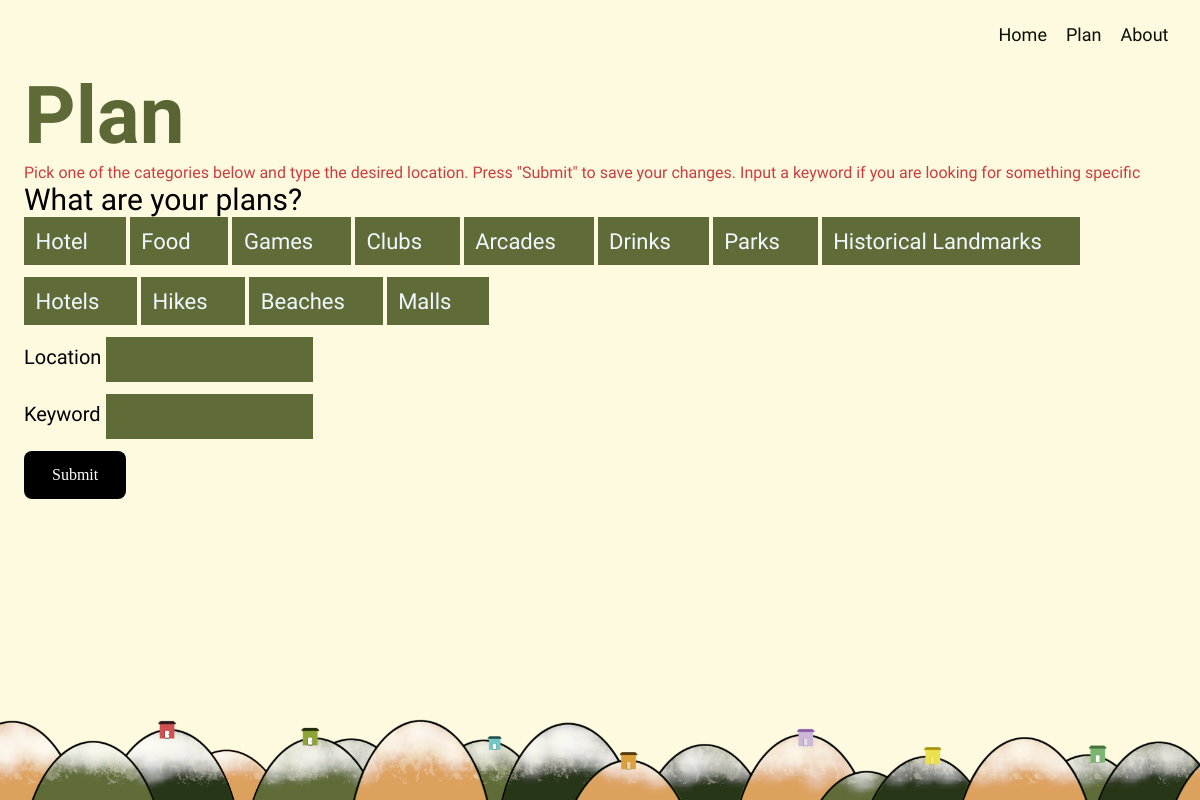
The page /coffee on the database its author committed.
### getdist/models.py (models this page shows, shortened)
class Question(models.Model):
    question = models.CharField(max_length=1000)
    style = models.CharField(max_length=1000, default="_")
    previous = models.BooleanField(default=False)
    ty = models.ManyToManyField(TypesOfPlaces)

class TypesOfPlaces(models.Model):
    name = models.CharField(max_length=300)

### ourcoffeetime/views.py (the view)
# urls.py: path('coffee', views.collect_view, name="coffee"),
def collect_view(request):
    if request.method == 'POST':
        q = Question.objects.all()
        for i in q:
            if(i.previous == True):
                p = i
        search = get_object_or_404(SearchServices)
        types = TypesOfPlaces.objects.all()
        selection = request.POST.get('Output')
        keyword = request.POST.get('keyword', default="")
        k = request.POST.get('textfield', None)
        location = None
        if not k==None:
            location = k
        if location:
            print("location " + location)
            search.location = location
            search.save()
        if selection:
            search.places = selection
            search.save()
        print(selection)
        print("searches " + search.location)
        if(selection=="Drinks"):
            for i in q:
                if(i.style == "drinks"):
                    p = i
                else:
                    i.previous = False
                    i.save()
            p.previous = True
            p.save()
            search = get_object_or_404(SearchServices)
            print(search.location)
            search.location = location
            if keyword:
                search.places = keyword
            else:
                search.places = selection
            search.save()
            print(p.question)
            return render(request, "collect.html", context = {
                'question':p,
                'show':True,
                'types': p.ty.all,
                'loc': False
            })
        if(selection=="Food"):
            for i in q:
                if(i.style == "food"):
                    p = i
                else:
                    i.previous = False
                    i.save()
            p.previous = True
            p.save()
            search = get_object_or_404(SearchServices)
            try:
                search.location = location
                if keyword:
                    search.places = keyword
                else:
                    search.places = selection
                search.save()
            except IntegrityError:
                search.location = "_"
                search.places = "_"
                search.save()
            location = ""
            selection = ""
            print(p.question)
            return render(request, "collect.html", context = {
                'question':p,
                'show':True,
                'types': p.ty.all,
                'loc': False
            })
        print("searches " + search.location)
        location = ""
        selection = ""
        return render(request, "collect.html", context = {
            'question':p,
            'show':False,
            'types': p.ty.all,
            'loc': True
        })
    else:
        q = Question.objects.all()
        search = get_object_or_404(SearchServices)
        search.location = "_"
        search.places = "_"
        search.save()
        p = ""
        for i in q:
            if(i.style == "_"):
                p = i
        return render(request, "collect.html", context = {
            'question':p,
            'show': True,
            'types': p.ty.all,
            'loc': True
        })

### frontend/templates/collect.html (shortened to what this page needs)
{% extends "base.html" %}
{% load static %}
{% block content %}
<img class="background" src="{% static 'media/plansbg.png'%}"/>
<section style="display: block;" >
    <h1 class="title" style="margin-top: 0%; margin-left: 2%; float: left; width: 98%; text-align: left;">Plan</h1>
    <div class="form">
        <span style="color: rgb(202, 62, 62);">Pick one of the categories below and type the desired location. Press "Submit" to save your changes. Input a keyword if you are looking for something specific</span>
        <br>
        {%if show%}
        <div>
            <span class="question">{{question.question}}</span>
            <br>
            <div style="display: inline-block; width: 98%;">
                <form method="post" action=>
                    <div style="display: inline-flexbox;" >
                        {% for t in types%}
                        <label class="container">{{t.name}}
                        </label>
                        {% endfor %}
                    </div>
                    {%if loc%}
                    <label class="location" style="display: inline-block;width: 100%;"> Location <input type="text" name="textfield"></label> <br>  <br>
                    <br>
                    <label class="location" style="display: inline-block;width: 100%;"> Keyword <input type="text" name="keyword"></label>
                    <br><br>
                    {%endif%}
                    <br>
                    <div>
                        <button class="button" type="submit" style="float: left; animation: none; display: inline-block;">Submit</button>
                    </div>
                </form>
            </div>
        </div>
        {%endif%}
    </div>
</section>
{% endblock %}

### frontend/templates/base.html (shortened to what this page needs)
{% load static %}
<!DOCTYPE html>
<html lang="en">
<head>
    <link rel="stylesheet"  href="{% static 'css/ourcoffeetime.css'  %}">
</head>
<body>
    <nav>
        <a href="{%url 'home'%}"><span class="navpart">Home</span></a>
        <a href="{%url 'coffee'%}"><span class="navpart">Plan</span></a>
        <a href="{%url 'about'%}"><span class="navpart">About</span></a>
    </nav>
    {% block content %}
    {% endblock %}
</body>
</html>

### frontend/static/css/ourcoffeetime.css (style rules this page uses)
body { background-color: #FEFAE0; padding: 0%; font-family: 'STIX Two Text'; margin: 0%; display: block; }
.background { width: 100%; object-fit: cover; overflow: hidden; padding: 0; z-index: -1; margin-top: 0cm; margin-left: 0cm; bottom: 0%; position: absolute; }
.title { margin-top: 12%; text-align: center; font-size: 80px; background: -webkit-linear-gradient( left, #606C38, #4e582d, #0b0f06, #1a2410 ); -webkit-background-clip: text; -webkit-text-fill-color: transparent; text-align: center; margin-bottom: 0%; animation-name: load; animation-delay: 2s; animation-duration: 3s; animation-iteration-count: 1; }
h1 { position: relative; }
.button { background-color: black; border: none; color: white; padding: 15px 28px; font-family: "Rubik"; text-align: center; text-decoration: none; margin: 0 auto; display: block; font-size: 16px; border-radius: 8px; animation-name: bounce; animation-delay: 2s; animation-duration: 3s; animation-iteration-count: infinite; transition-duration: 0.4s; }
nav { position: relative; float: right; display: inline; width: 110%; margin: 2%; padding: 0%; text-align: right; animation-name: load; animation-delay: 2s; animation-duration: 3s; animation-iteration-count: 1; }
nav span { display: inline; padding: 0.2cm; font-size: 18px; text-decoration: none; }
a { text-decoration: none; color: #0b0f06; }
.form { float: left; margin-left: 2%; }
.question { font-size: 30px; }
.container { display: inline-block; position: relative; padding-left: 35px; margin-bottom: 12px; cursor: pointer; background-color: #606C38; font-size: 22px; color: aliceblue; -webkit-user-select: none; -moz-user-select: none; -ms-user-select: none; padding: 1%; padding-right: 1cm; user-select: none; }
.location { position: relative; float: left; font-size: 20px; }
.location input[type='text'] { border: none; color: white; background-color: #606C38; padding: 15px; }

### rows shown on the page
Question: question "What are your plans?"
TypesOfPlaces: name "Hotel"
TypesOfPlaces: name "Food"
TypesOfPlaces: name "Games"
TypesOfPlaces: name "Clubs"
TypesOfPlaces: name "Arcades"
TypesOfPlaces: name "Drinks"
TypesOfPlaces: name "Parks"
TypesOfPlaces: name "Historical Landmarks"
TypesOfPlaces: name "Hotels"
TypesOfPlaces: name "Hikes"
TypesOfPlaces: name "Beaches"
TypesOfPlaces: name "Malls"
